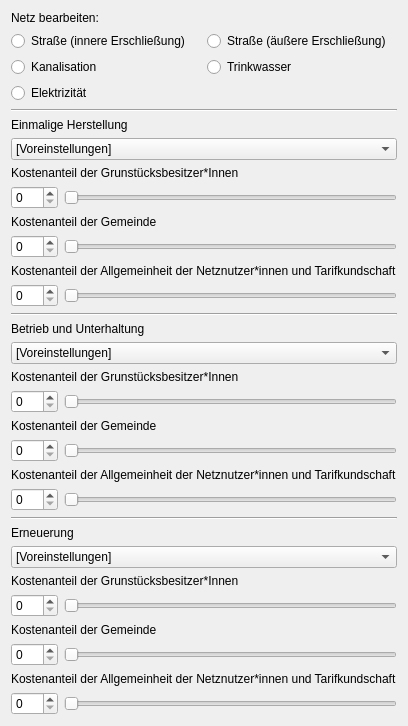
          <widget class="QWidget" name="scrollAreaWidgetContents_4">
           <property name="geometry">
            <rect>
             <x>0</x>
             <y>0</y>
             <width>368</width>
             <height>705</height>
            </rect>
           </property>
           <layout class="QVBoxLayout" name="verticalLayout_7">
            <item>
             <widget class="QLabel" name="label_62">
              <property name="sizePolicy">
               <sizepolicy hsizetype="Preferred" vsizetype="Fixed">
                <horstretch>0</horstretch>
                <verstretch>0</verstretch>
               </sizepolicy>
              </property>
              <property name="text">
               <string>Netz bearbeiten:</string>
              </property>
             </widget>
            </item>
            <item>
             <layout class="QGridLayout" name="gridLayout_5">
              <item row="0" column="0">
               <widget class="QRadioButton" name="radioButton_12">
                <property name="text">
                 <string>Straße (innere Erschließung)</string>
                </property>
               </widget>
              </item>
              <item row="1" column="0">
               <widget class="QRadioButton" name="radioButton_13">
                <property name="text">
                 <string>Kanalisation</string>
                </property>
               </widget>
              </item>
              <item row="0" column="1">
               <widget class="QRadioButton" name="radioButton_15">
                <property name="text">
                 <string>Straße (äußere Erschließung)</string>
                </property>
               </widget>
              </item>
              <item row="1" column="1">
               <widget class="QRadioButton" name="radioButton_14">
                <property name="text">
                 <string>Trinkwasser</string>
                </property>
               </widget>
              </item>
              <item row="2" column="0">
               <widget class="QRadioButton" name="radioButton_16">
                <property name="text">
                 <string>Elektrizität</string>
                </property>
               </widget>
              </item>
             </layout>
            </item>
            <item>
             <widget class="Line" name="line_9">
              <property name="orientation">
               <enum>Qt::Horizontal</enum>
              </property>
             </widget>
            </item>
            <item>
             <widget class="QLabel" name="label_58">
              <property name="sizePolicy">
               <sizepolicy hsizetype="Preferred" vsizetype="Fixed">
                <horstretch>0</horstretch>
                <verstretch>0</verstretch>
               </sizepolicy>
              </property>
              <property name="text">
               <string>Einmalige Herstellung</string>
              </property>
             </widget>
            </item>
            <item>
             <widget class="QComboBox" name="comboBox">
              <item>
               <property name="text">
                <string>[Voreinstellungen]</string>
               </property>
              </item>
              <item>
               <property name="text">
                <string>Investoren / Grundstücksbesitzer zahlen alles</string>
               </property>
              </item>
              <item>
               <property name="text">
                <string>Kommune zahlt alles</string>
               </property>
              </item>
              <item>
               <property name="text">
                <string>Beiträge nach §127 BauGB</string>
               </property>
              </item>
              <item>
               <property name="text">
                <string>benutzerdefinierte Einstellungen</string>
               </property>
              </item>
             </widget>
            </item>
            <item>
             <widget class="QLabel" name="label_59">
              <property name="sizePolicy">
               <sizepolicy hsizetype="Preferred" vsizetype="Fixed">
                <horstretch>0</horstretch>
                <verstretch>0</verstretch>
               </sizepolicy>
              </property>
              <property name="text">
               <string>Kostenanteil der Grunstücksbesitzer*Innen</string>
              </property>
             </widget>
            </item>
            <item>
             <layout class="QHBoxLayout" name="horizontalLayout">
              <item>
               <widget class="QSpinBox" name="spinBox_12">
                <property name="sizePolicy">
                 <sizepolicy hsizetype="Fixed" vsizetype="Fixed">
                  <horstretch>0</horstretch>
                  <verstretch>0</verstretch>
                 </sizepolicy>
                </property>
                <property name="maximum">
                 <number>100</number>
                </property>
               </widget>
              </item>
              <item>
               <widget class="QSlider" name="horizontalSlider_9">
                <property name="orientation">
                 <enum>Qt::Horizontal</enum>
                </property>
               </widget>
              </item>
             </layout>
            </item>
            <item>
             <widget class="QLabel" name="label_60">
              <property name="sizePolicy">
               <sizepolicy hsizetype="Preferred" vsizetype="Fixed">
                <horstretch>0</horstretch>
                <verstretch>0</verstretch>
               </sizepolicy>
              </property>
              <property name="text">
               <string>Kostenanteil der Gemeinde</string>
              </property>
             </widget>
            </item>
            <item>
             <layout class="QHBoxLayout" name="horizontalLayout_5">
              <item>
               <widget class="QSpinBox" name="spinBox_13">
                <property name="sizePolicy">
                 <sizepolicy hsizetype="Fixed" vsizetype="Fixed">
                  <horstretch>0</horstretch>
                  <verstretch>0</verstretch>
                 </sizepolicy>
                </property>
                <property name="maximum">
                 <number>100</number>
                </property>
               </widget>
              </item>
              <item>
               <widget class="QSlider" name="horizontalSlider_10">
                <property name="orientation">
                 <enum>Qt::Horizontal</enum>
                </property>
               </widget>
              </item>
             </layout>
            </item>
            <item>
             <widget class="QLabel" name="label_61">
              <property name="sizePolicy">
               <sizepolicy hsizetype="Preferred" vsizetype="Fixed">
                <horstretch>0</horstretch>
                <verstretch>0</verstretch>
               </sizepolicy>
              </property>
              <property name="text">
               <string>Kostenanteil der Allgemeinheit der Netznutzer*innen und Tarifkundschaft</string>
              </property>
             </widget>
            </item>
            <item>
             <layout class="QHBoxLayout" name="horizontalLayout_6">
              <item>
               <widget class="QSpinBox" name="spinBox_21">
                <property name="sizePolicy">
                 <sizepolicy hsizetype="Fixed" vsizetype="Fixed">
                  <horstretch>0</horstretch>
                  <verstretch>0</verstretch>
                 </sizepolicy>
                </property>
                <property name="maximum">
                 <number>100</number>
                </property>
               </widget>
              </item>
              <item>
               <widget class="QSlider" name="horizontalSlider_11">
                <property name="orientation">
                 <enum>Qt::Horizontal</enum>
                </property>
               </widget>
              </item>
             </layout>
            </item>
            <item>
             <widget class="Line" name="line_12">
              <property name="orientation">
               <enum>Qt::Horizontal</enum>
              </property>
             </widget>
            </item>
            <item>
             <widget class="QLabel" name="label_63">
              <property name="sizePolicy">
               <sizepolicy hsizetype="Preferred" vsizetype="Fixed">
                <horstretch>0</horstretch>
                <verstretch>0</verstretch>
               </sizepolicy>
              </property>
              <property name="text">
               <string>Betrieb und Unterhaltung</string>
              </property>
             </widget>
            </item>
            <item>
             <widget class="QComboBox" name="comboBox_2">
              <item>
               <property name="text">
                <string>[Voreinstellungen]</string>
               </property>
              </item>
              <item>
               <property name="text">
                <string>Investoren / Grundstücksbesitzer zahlen alles</string>
               </property>
              </item>
              <item>
               <property name="text">
                <string>Kommune zahlt alles</string>
               </property>
              </item>
              <item>
               <property name="text">
                <string>Beiträge nach §127 BauGB</string>
               </property>
              </item>
              <item>
               <property name="text">
                <string>benutzerdefinierte Einstellungen</string>
               </property>
              </item>
             </widget>
            </item>
            <item>
             <widget class="QLabel" name="label_66">
              <property name="sizePolicy">
               <sizepolicy hsizetype="Preferred" vsizetype="Fixed">
                <horstretch>0</horstretch>
                <verstretch>0</verstretch>
               </sizepolicy>
              </property>
              <property name="text">
               <string>Kostenanteil der Grunstücksbesitzer*Innen</string>
              </property>
             </widget>
            </item>
            <item>
             <layout class="QHBoxLayout" name="horizontalLayout_9">
              <item>
               <widget class="QSpinBox" name="spinBox_32">
                <property name="sizePolicy">
                 <sizepolicy hsizetype="Fixed" vsizetype="Fixed">
                  <horstretch>0</horstretch>
                  <verstretch>0</verstretch>
                 </sizepolicy>
                </property>
                <property name="maximum">
                 <number>100</number>
                </property>
               </widget>
              </item>
              <item>
               <widget class="QSlider" name="horizontalSlider_22">
                <property name="orientation">
                 <enum>Qt::Horizontal</enum>
                </property>
               </widget>
              </item>
             </layout>
            </item>
            <item>
             <widget class="QLabel" name="label_65">
              <property name="sizePolicy">
               <sizepolicy hsizetype="Preferred" vsizetype="Fixed">
                <horstretch>0</horstretch>
                <verstretch>0</verstretch>
               </sizepolicy>
              </property>
              <property name="text">
               <string>Kostenanteil der Gemeinde</string>
              </property>
             </widget>
            </item>
            <item>
             <layout class="QHBoxLayout" name="horizontalLayout_8">
              <item>
               <widget class="QSpinBox" name="spinBox_31">
                <property name="sizePolicy">
                 <sizepolicy hsizetype="Fixed" vsizetype="Fixed">
                  <horstretch>0</horstretch>
                  <verstretch>0</verstretch>
                 </sizepolicy>
                </property>
                <property name="maximum">
                 <number>100</number>
                </property>
               </widget>
              </item>
              <item>
               <widget class="QSlider" name="horizontalSlider_21">
                <property name="orientation">
                 <enum>Qt::Horizontal</enum>
                </property>
               </widget>
              </item>
             </layout>
            </item>
            <item>
             <widget class="QLabel" name="label_64">
              <property name="sizePolicy">
               <sizepolicy hsizetype="Preferred" vsizetype="Fixed">
                <horstretch>0</horstretch>
                <verstretch>0</verstretch>
               </sizepolicy>
              </property>
              <property name="text">
               <string>Kostenanteil der Allgemeinheit der Netznutzer*innen und Tarifkundschaft</string>
              </property>
             </widget>
            </item>
            <item>
             <layout class="QHBoxLayout" name="horizontalLayout_7">
              <item>
               <widget class="QSpinBox" name="spinBox_30">
                <property name="sizePolicy">
                 <sizepolicy hsizetype="Fixed" vsizetype="Fixed">
                  <horstretch>0</horstretch>
                  <verstretch>0</verstretch>
                 </sizepolicy>
                </property>
                <property name="maximum">
                 <number>100</number>
                </property>
               </widget>
              </item>
              <item>
               <widget class="QSlider" name="horizontalSlider_20">
                <property name="orientation">
                 <enum>Qt::Horizontal</enum>
                </property>
               </widget>
              </item>
             </layout>
            </item>
            <item>
             <widget class="Line" name="line_13">
              <property name="orientation">
               <enum>Qt::Horizontal</enum>
              </property>
             </widget>
            </item>
            <item>
             <widget class="QLabel" name="label_67">
              <property name="sizePolicy">
               <sizepolicy hsizetype="Preferred" vsizetype="Fixed">
                <horstretch>0</horstretch>
                <verstretch>0</verstretch>
               </sizepolicy>
              </property>
              <property name="text">
               <string>Erneuerung</string>
              </property>
             </widget>
            </item>
            <item>
             <widget class="QComboBox" name="comboBox_3">
              <item>
               <property name="text">
                <string>[Voreinstellungen]</string>
               </property>
              </item>
              <item>
               <property name="text">
                <string>Investoren / Grundstücksbesitzer zahlen alles</string>
               </property>
              </item>
              <item>
               <property name="text">
                <string>Kommune zahlt alles</string>
               </property>
              </item>
              <item>
               <property name="text">
                <string>Beiträge nach §127 BauGB</string>
               </property>
              </item>
              <item>
               <property name="text">
                <string>benutzerdefinierte Einstellungen</string>
               </property>
              </item>
             </widget>
            </item>
            <item>
             <widget class="QLabel" name="label_69">
              <property name="sizePolicy">
               <sizepolicy hsizetype="Preferred" vsizetype="Fixed">
                <horstretch>0</horstretch>
                <verstretch>0</verstretch>
               </sizepolicy>
              </property>
              <property name="text">
               <string>Kostenanteil der Grunstücksbesitzer*Innen</string>
              </property>
             </widget>
            </item>
            <item>
             <layout class="QHBoxLayout" name="horizontalLayout_12">
              <item>
               <widget class="QSpinBox" name="spinBox_35">
                <property name="sizePolicy">
                 <sizepolicy hsizetype="Fixed" vsizetype="Fixed">
                  <horstretch>0</horstretch>
                  <verstretch>0</verstretch>
                 </sizepolicy>
                </property>
                <property name="maximum">
                 <number>100</number>
                </property>
               </widget>
              </item>
              <item>
               <widget class="QSlider" name="horizontalSlider_25">
                <property name="orientation">
                 <enum>Qt::Horizontal</enum>
                </property>
               </widget>
              </item>
             </layout>
            </item>
            <item>
             <widget class="QLabel" name="label_68">
              <property name="sizePolicy">
               <sizepolicy hsizetype="Preferred" vsizetype="Fixed">
                <horstretch>0</horstretch>
                <verstretch>0</verstretch>
               </sizepolicy>
              </property>
              <property name="text">
               <string>Kostenanteil der Gemeinde</string>
              </property>
             </widget>
            </item>
            <item>
             <layout class="QHBoxLayout" name="horizontalLayout_11">
              <item>
               <widget class="QSpinBox" name="spinBox_34">
                <property name="sizePolicy">
                 <sizepolicy hsizetype="Fixed" vsizetype="Fixed">
                  <horstretch>0</horstretch>
                  <verstretch>0</verstretch>
                 </sizepolicy>
                </property>
                <property name="maximum">
                 <number>100</number>
                </property>
               </widget>
              </item>
              <item>
               <widget class="QSlider" name="horizontalSlider_24">
                <property name="orientation">
                 <enum>Qt::Horizontal</enum>
                </property>
               </widget>
              </item>
             </layout>
            </item>
            <item>
             <widget class="QLabel" name="label_70">
              <property name="sizePolicy">
               <sizepolicy hsizetype="Preferred" vsizetype="Fixed">
                <horstretch>0</horstretch>
                <verstretch>0</verstretch>
               </sizepolicy>
              </property>
              <property name="text">
               <string>Kostenanteil der Allgemeinheit der Netznutzer*innen und Tarifkundschaft</string>
              </property>
             </widget>
            </item>
            <item>
             <layout class="QHBoxLayout" name="horizontalLayout_10">
              <item>
               <widget class="QSpinBox" name="spinBox_33">
                <property name="sizePolicy">
                 <sizepolicy hsizetype="Fixed" vsizetype="Fixed">
                  <horstretch>0</horstretch>
                  <verstretch>0</verstretch>
                 </sizepolicy>
                </property>
                <property name="maximum">
                 <number>100</number>
                </property>
               </widget>
              </item>
              <item>
               <widget class="QSlider" name="horizontalSlider_23">
                <property name="orientation">
                 <enum>Qt::Horizontal</enum>
                </property>
               </widget>
              </item>
             </layout>
            </item>
           </layout>
          </widget>
